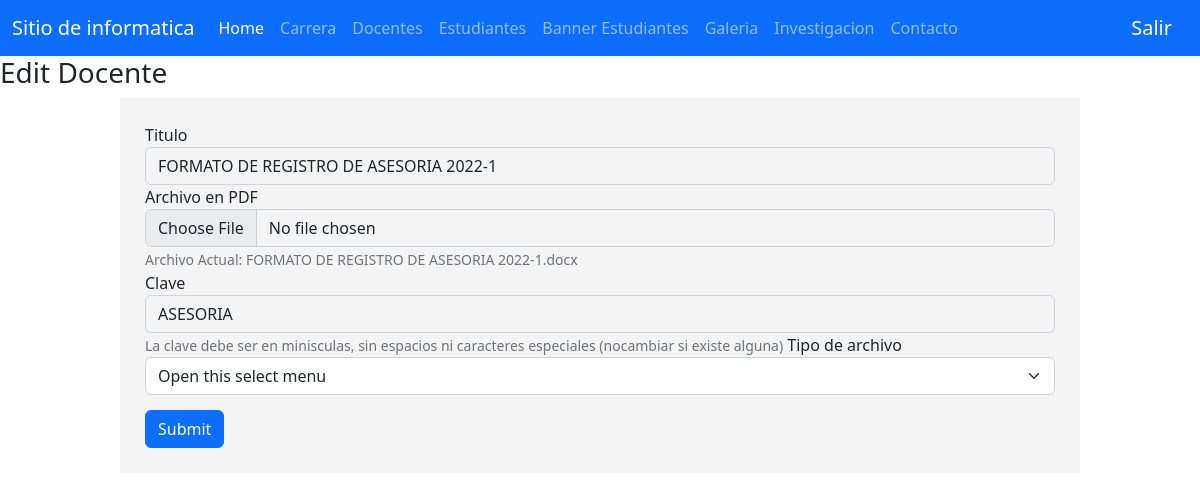
Page /pages/doom-admin/forms/formRecidencias.php?id_user=1 (signed in) on the committed database.
### tables this page shows
CREATE TABLE `recidencias` (
  `id` int(11) NOT NULL,
  `nombre` varchar(100) NOT NULL,
  `formato` varchar(100) NOT NULL,
  `clave` varchar(40) NOT NULL,
  `tipo` varchar(40) NOT NULL
);

### pages/doom-admin/forms/formRecidencias.php (the view, shortened to what this page needs)
<?php
include_once "./../vistas/header.php";
$id_user = $_GET["id_user"];
$objeto = new Conexion();
$conexion = $objeto->Conectar();
$buscar = "SELECT * FROM recidencias WHERE id=$id_user";
$resultado = $conexion->prepare($buscar);
$resultado->execute();
$data=$resultado->fetchAll(PDO::FETCH_ASSOC);
?>
<h3>Edit Docente</h3>
<div class="ContForm">
    <form action="./../updates/updateRecidencias.php" method="POST" enctype="multipart/form-data">
        <div class="form-group">
            <?php
                foreach($data as $dat) {
            ?>
                <label for="name">Titulo</label>
                <input id="imagenHome" name="nombre" type="text" class="form-control" aria-describedby="imagenHomeHelpBlock" id="name" value="<?php echo $dat['nombre'] ?>" >
                <label for="bienvenida">Archivo en PDF</label>
                <input id="imagenHome" name="formato" type="file" class="form-control" aria-describedby="imagenHomeHelpBlock" id="name">
                <span id="imagenHomeHelpBlock" class="form-text text-muted">Archivo Actual: <?php echo $dat['formato'] ?></span><br>
                <label for="bienvenida">Clave</label>
                <input id="imagenHome" name="clave" type="text" class="form-control" aria-describedby="imagenHomeHelpBlock" value="<?php echo $dat['clave'] ?>">
                <span id="imagenHomeHelpBlock" class="form-text text-muted">La clave debe ser en minisculas, sin espacios ni caracteres especiales (nocambiar si existe alguna)</span>
                <label for="bienvenida">Tipo de archivo</label>
                <select class="form-select" aria-label="Default select example" name="tipo">
                    <option selected>Open this select menu</option>
                </select>
            <?php
                }
            ?>
        </div>
        <div class="form-group">
            <button name="submit" type="submit" class="btn btn-primary">Submit</button>
        </div>
    </form>
</div>
<?php
include_once "./../vistas/footer.php";
?>

### css/global.css (style rules this page uses)
form { background: #F4F4F4; padding: 10px; }
.form-control { background-color: #F4F4F4; }
.form-group { margin: 15px; }
span { width:100%; }
.ContForm { width: 80%; margin: auto; }

### rows in the picture
recidencias: nombre "FORMATO DE REGISTRO DE ASESORIA 2022-1", formato "FORMATO DE REGISTRO DE ASESORIA 2022-1.docx", clave "ASESORIA"
